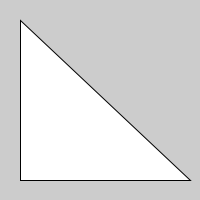
Frame 1 (no input)
Frame 60 (the mouse pressed at the canvas centre just before this capture): identical to frame 1, image omitted
Frame 120 (the mouse held since frame 60 and released just before this capture): identical to frame 1, image omitted

The Processing sketch that drew this single still picture (run headless with seeded random() and noise(); from frame 60 on, the mouse is pressed at the canvas centre):

// Processing sketch: sketch_9_8
// ── sketch_9_8.pde

void setup(){
 size(200,200);
 tekenDriehoek(20,20,20,180,190,180);
}

void draw(){
  
}

void tekenDriehoek(int x1, int y1, int x2, int y2, int x3, int y3){
  triangle(x1, y1, x2, y2, x3, y3);
  
  
}
